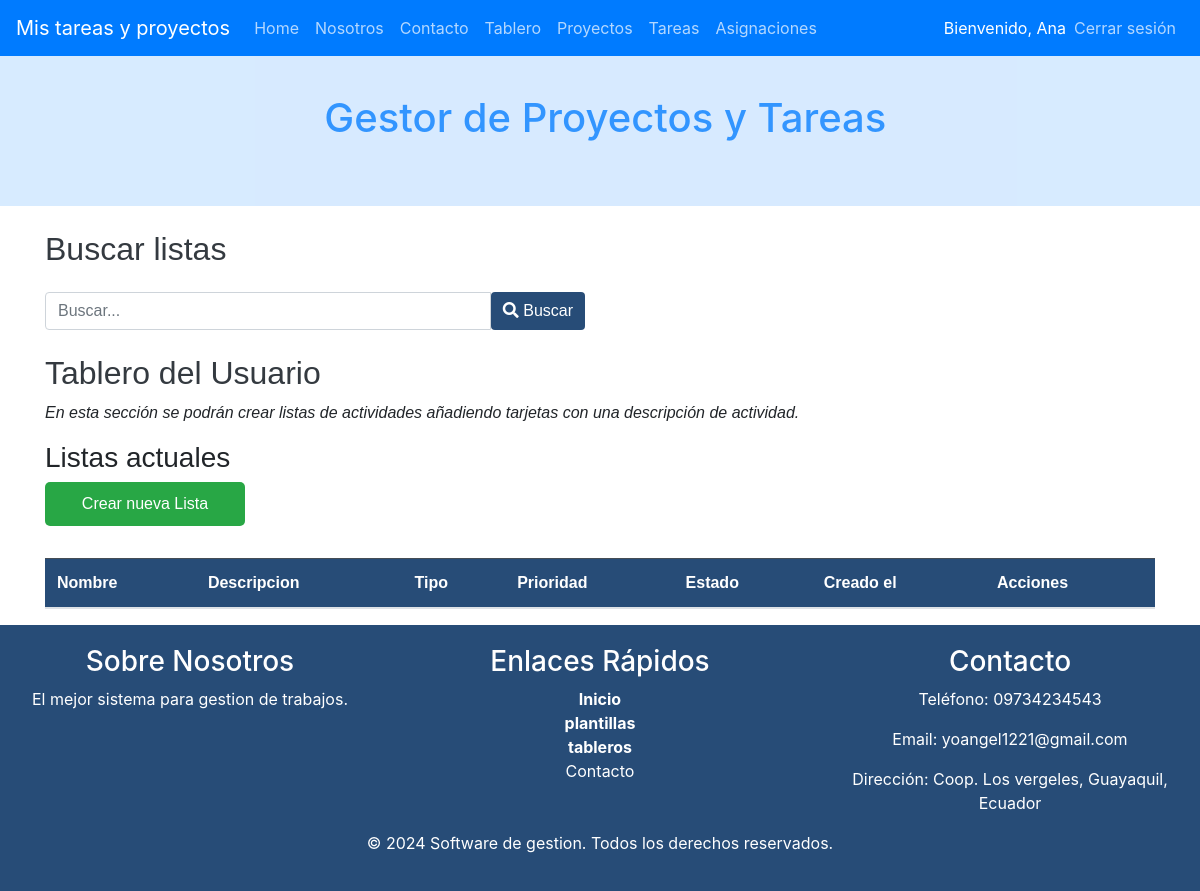
The page /index.php?c=Lista&f=index (signed in) on the database as committed earlier.
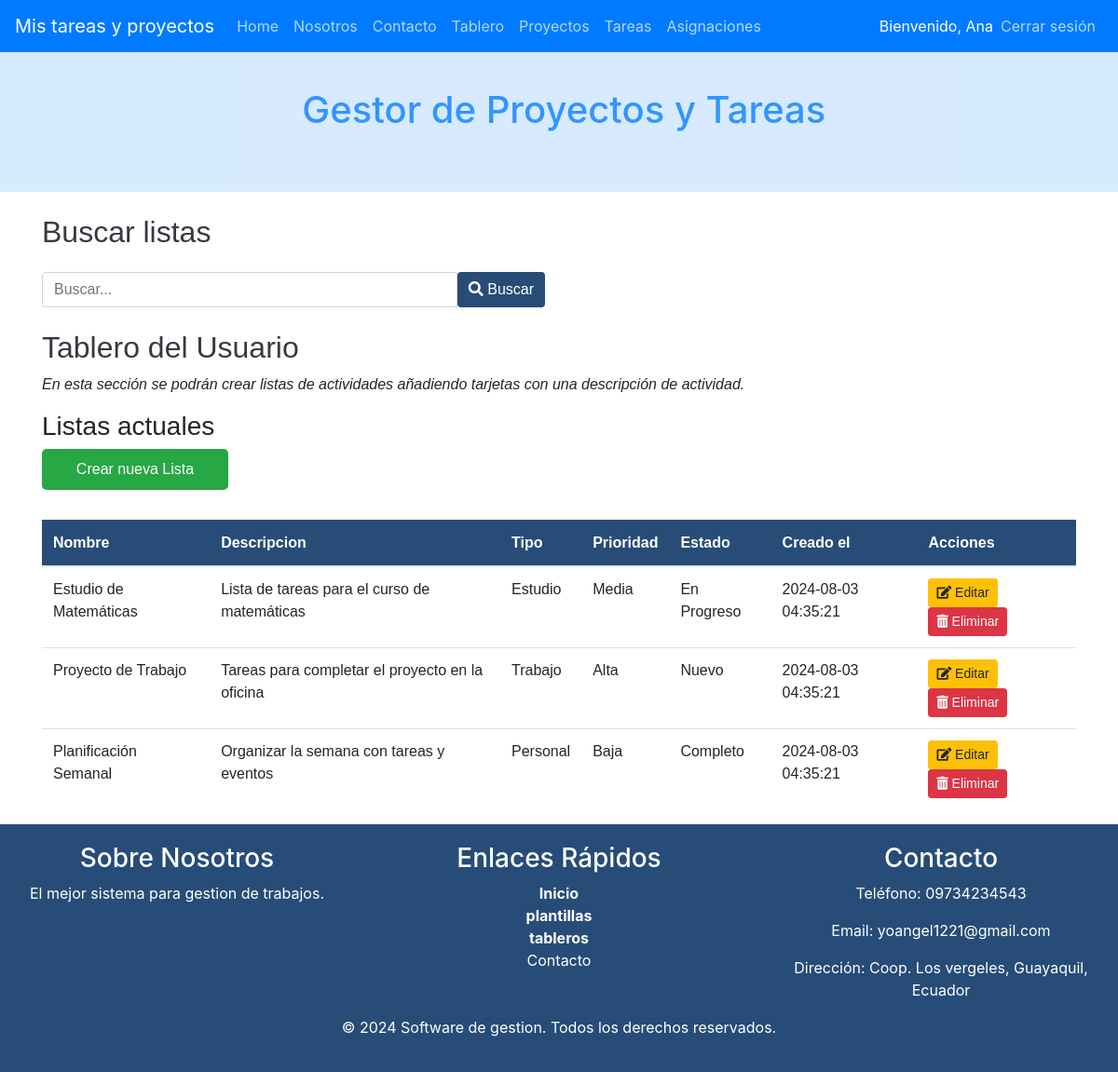
The same page on the database as committed later.
### tables this page shows
CREATE TABLE IF NOT EXISTS listas (
    id INT AUTO_INCREMENT PRIMARY KEY,
    nombre VARCHAR(255) NOT NULL,
    descripcion TEXT,
    tipo ENUM('Personal', 'Estudio', 'Trabajo') NOT NULL,
    prioridad ENUM('Alta', 'Media', 'Baja') NOT NULL,
    estado ENUM('Nuevo', 'En Progreso', 'Completo') NOT NULL,
    fecha_creacion TIMESTAMP DEFAULT CURRENT_TIMESTAMP
);

### controller/ListaController.php (called while the page is built, shortened)
<?php
require_once 'model/dao/ListaDAO.php';
class ListaController {
    private $model;
    public function __construct() {
        $this->model = new ListaDAO();
    }
    public function index() {
        $listas = $this->model->all("");
        $titulo="Buscar listas";
        require  VLISTAS.'list.php';
    }
}

### index.php (called while the page is built, shortened)
    <?php
        $funcion = (!empty($_REQUEST['f']))?htmlentities($_REQUEST['f']):FUNCION_PRINCIPAL;
        $cont = new  $controlador();
        $cont->$funcion();
?>

### config/Conexion.php (called while the page is built)
<?php
class Conexion {
    public static function getConexion() {
         $dsn = 'mysql:host=localhost;port=3307;dbname=' . DBNAME;
        $conexion = null;
        try {
            $conexion = new PDO($dsn, DBUSER, DBPASSWORD);
             $conexion->setAttribute(PDO::ATTR_ERRMODE, PDO::ERRMODE_EXCEPTION);
        } catch (Exception $e) {
            echo $e;
            die("error " . $e->getMessage());
        }
        return $conexion;
    }
}

### model/dao/ListaDAO.php (called while the page is built, shortened)
<?php
require_once 'config/Conexion.php';
class ListaDAO{
    private $con;
    public function __construct() {
        $this->con = Conexion::getConexion();
    }
    public function all() {
        $sql = "SELECT * FROM listas";
        $stmt = $this->con->prepare($sql);
        $stmt->execute();
        $lista = $stmt->fetchAll(PDO::FETCH_ASSOC);
        return $lista;
    }
}

### view/listas/lista.list.php (the view, shortened to what this page needs)
<?php require_once HEADER; ?>
<div class="container mt-4">
    <h2 class="mb-4"><?php echo $titulo; ?></h2>
    <div class="row">
        <div class="col-sm-6">
            <form action="index.php?c=Lista&f=search" method="POST" class="input-group">
                <input type="text" name="b" id="busqueda" placeholder="Buscar..." class="form-control"/>
                <button type="submit" class="btn btn-secondary"><i class="fas fa-search"></i> Buscar</button>
            </form>
        </div>
    </div>
    <section class="seccionTablero">
        <br>
        <h2 >Tablero del Usuario</h2>
        <p><em>En esta sección se podrán crear listas de actividades añadiendo tarjetas con una descripción de actividad.</em></p>
        <article>
            <h3>Listas actuales</h3>
        </article>
        <div>
            <div class="contenedorUnico"><a href="index.php?c=Lista&f=create">Crear nueva Lista</a></div>
        </div>
        <div class="table-responsive mt-2">
            <table class="table mt-4">
                <thead class="table-dark">
                    <tr>
                        <th>Nombre</th>
                        <th>Descripcion</th>
                        <th>Tipo</th>
                        <th>Prioridad</th>
                        <th>Estado</th>
                        <th>Creado el</th>
                        <th>Acciones</th>
                    </tr>
                </thead>
                <tbody>
                    <?php foreach ($listas as $fila) { ?>
                    <tr>
                        <td><?php echo htmlspecialchars($fila['nombre']); ?></td>
                        <td><?php echo htmlspecialchars($fila['descripcion']); ?></td>
                        <td><?php echo htmlspecialchars($fila['tipo']); ?></td>
                        <td><?php echo htmlspecialchars($fila['prioridad']); ?></td>
                        <td><?php echo htmlspecialchars($fila['estado']); ?></td>
                        <td><?php echo htmlspecialchars($fila['fecha_creacion']); ?></td>
                        <td>
                            <a class="btn btn-warning btn-sm me-2"
                                href="index.php?c=Lista&f=edit&id=<?php echo htmlspecialchars($fila['id']); ?>">
                                <i class="fas fa-edit"></i> Editar
                            </a>
                            <a class="btn btn-danger btn-sm"
                                onclick="if(!confirm('¿Está seguro de eliminar la lista?')) return false;"
                                href="index.php?c=Lista&f=delete&id=<?php echo htmlspecialchars($fila['id']); ?>">
                            <i class="fas fa-trash-alt"></i> Eliminar
                            </a>
                        </td>
                    </tr>
                    <?php } ?>
                </tbody>
            </table>
        </div>
    </section>
</div>
<?php require_once FOOTER; ?>

### view/templates/header.php (shortened to what this page needs)
<!DOCTYPE html>
<html>
    <head>
        <link href="assets/css/bootstrap.min.css" rel="stylesheet">
        <link href="assets/css/styles.css" rel="stylesheet">
        <link rel="stylesheet"
        href="https://use.fontawesome.com/releases/v5.6.3/css/all.css"
>
    </head>
    <body>
        <nav class="barraNavegacion navbar navbar-expand-md navbar-dark fixed-top">
            <a class="navbar-brand" href="index.php">Mis tareas y proyectos</a>
            <ul class="navbar-nav mr-auto">
                <li class="nav-item"><a class="nav-link" href="index.php">Home</a></li>
                <li class="nav-item"><a class="nav-link" href="index.php?c=index&f=index&p=nosotros">Nosotros</a></li>
                <li class="nav-item"><a class="nav-link" href="index.php?p=contacto">Contacto</a></li>
               <?php
                if (isset($_SESSION['usuario_id'])) {
                    if($_SESSION['usuario_rol']==2 ){ ?>
                        <li class="nav-item"><a class="nav-link" href="index.php?c=Lista&f=index">Tablero</a></li>
                        <li class="nav-item"><a class="nav-link" href="index.php?c=Proyectos&f=index">Proyectos</a></li>
                        <li class="nav-item"><a class="nav-link" href="index.php?c=Tareas&f=index">Tareas</a></li>
                        <li class="nav-item"><a class="nav-link" href="index.php?c=Asignaciones&f=index">Asignaciones</a></li>
                        <?php
                    }
                }
                ?>
            </ul>
            <ul class="navbar-nav ml-auto">
                <?php if (!empty($_SESSION['usuario_nombre'])) { ?>
                    <li class="nav-item my-auto"><span style="color:white">Bienvenido, <?php echo $_SESSION['usuario_nombre']; ?></span></li>
                    <li class="nav-item"><a class="nav-link" href="index.php?c=index&f=index&p=logout">Cerrar sesión</a></li>
                <?php } else { ?>
                    <li class="nav-item"><a class="nav-link" href="index.php?c=index&f=index&p=login">Login</a></li>
                <?php } ?>
            </ul>
        </nav>
        <h1 class="jumbotron text-center titNivel1">
            Gestor de Proyectos y Tareas</h1>

### view/templates/footer.php (shortened to what this page needs)
<footer class="footer">
    <div class="row">
        <div class="col-sm-4 d-flex flex-column">
            <h3>Sobre Nosotros</h3>
            <p>El mejor sistema para gestion de trabajos.</p>
        </div>
        <div class="col-sm-4 d-flex flex-column align-items-center" >
            <h3>Enlaces Rápidos</h3>
            <a href="index.html"><b>Inicio</b></a>
            <a href="plantillas.html"><b>plantillas</b></a>
            <a href="tableros.html"><b>tableros</b></a>
            <a href="#">Contacto</a>
        </div>
        <div class="col-sm-4 d-flex flex-column">
            <h3>Contacto</h3>
            <p>Teléfono: 09734234543</p>
            <p>Email: yoangel1221@gmail.com</p>
            <p>Dirección: Coop. Los vergeles, Guayaquil, Ecuador</p>
        </div>
    </div>
    <div >
        <p class="text-center">&copy; 2024 Software de gestion. Todos los derechos reservados.</p>
    </div>
</footer>
</body>
</html>

### assets/css/styles.css (style rules this page uses)
.barraNavegacion { background: #007bff; }
.barraNavegacion ul li a { color: rgba(255,255,255,.7) !important; }
.jumbotron { opacity: 0.8; color: black; margin-top: 30px; margin-bottom: 0px; }
.titNivel1 { color: #007bff; background: #cee6ff; border-radius: 0px; }
footer { background-color: #274C77; color: white; padding: 20px 0; text-align: center; }

### view/listas/lista.list.php (style rules this page uses)
.seccionTablero { background-color: #fff; }
.contenedorUnico { padding: 10px; width: 200px; background-color: #28a745; display: flex; align-items: center; justify-content: center; border-radius: 5px; font-size: 16px; color: white; }
button { padding: 5px 10px; border: none; background-color: #28a745; border-radius: 4px; cursor: pointer; }
a { text-decoration: none; color: white; }
.container { font-family: 'Arial', sans-serif; }
.btn-secondary { background-color: #274C77; border: none; }
h2 { color: #343a40; }
.table-dark th { background-color: #274C77; color: white; }

Rows that differ between the two databases and show on the page:
added listas: nombre "Estudio de Matemáticas", descripcion "Lista de tareas para el curso de matemáticas", tipo "Estudio", prioridad "Media", estado "En Progreso", fecha_creacion "2024-08-03 04:35:21"
added listas: nombre "Proyecto de Trabajo", descripcion "Tareas para completar el proyecto en la oficina", tipo "Trabajo", prioridad "Alta", estado "Nuevo", fecha_creacion "2024-08-03 04:35:21"
added listas: nombre "Planificación Semanal", descripcion "Organizar la semana con tareas y eventos", tipo "Personal", prioridad "Baja", estado "Completo", fecha_creacion "2024-08-03 04:35:21"
